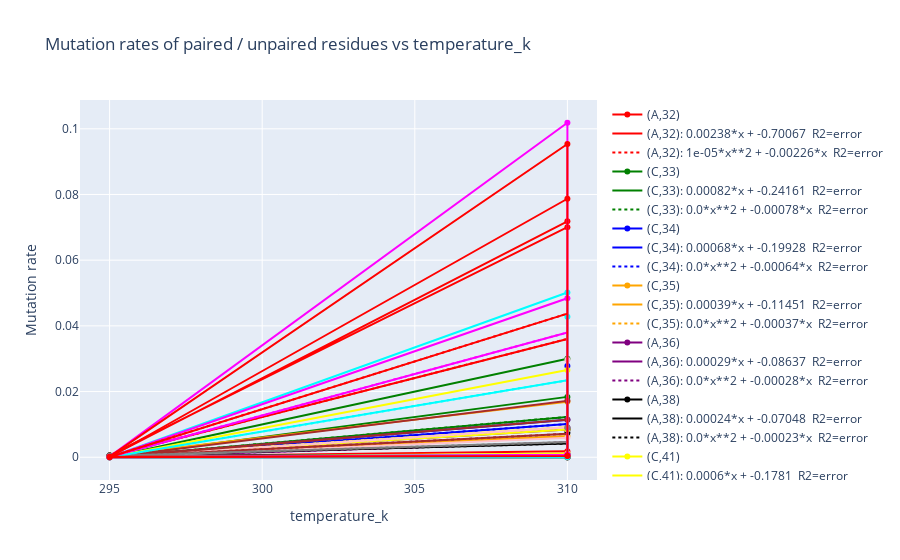

Notebook source saved alongside this figure:
### Code cell
out = study.exp_variable_across_samples(
                        construct=['3114-O-flank_1=hp7-DB'],
                        base_index=list(range(19,42)), 
                        base_type=['A','C'],
                        savefile='test.html', 
                        experimental_variable='temperature_k',
                        models=['lambda x, a, b: a*x + b', 'lambda x, a, b: a*x**2 + b*x'],
                        auto_open=False)

### Figure 1 — Plotly figure (JSON) as saved in the notebook; plotly's stock layout.template omitted (floating-point values rounded to 4 significant figures; data arrays with more than 128 entries replaced by an {"elided": "..."} marker saying what was removed)
{"data": [{"hovertemplate": "<b>base: %{text[0]}<br><b>mut_rates: %{text[1]}<br><b>sample: %{text[2]}<br><b>temperature_k: %{text[3]}<br><b>paired: %{text[4]}<br>", "line": {"color": "red"}, "marker": {"symbol": [0, 0, 0, 0, 0, 0, 0, 0, 0, 0, 0, 0, 0, 0, 0, 0, 0, 0, 100, 100, 100, 100, 100, 100, 100, 100, 100, 100, 100, 100, 100, 100, 100, 100, 100, 100, 100, 100, 100, 100, 100, 100, 0, 0, 0, 0, 0, 0, 0, 0, 0, 0, 0, 0, 0, 0, 0, 0, 0, 0, 0, 0, 0, 0, 0, 0, 0, 0, 0, 0, 0, 0, 100, 100, 100, 100, 100, 100]}, "mode": "lines+markers", "name": "(A,32)", "text": {"elided": "78x5 mixed values"}, "type": "scatter", "x": [310, 295, 310, 310, 295, 310], "y": [0.07004, 0.0005708, 0.0003894, 0.001841, 0.0001881, 0.07183]}, {"line": {"color": "red", "dash": "solid"}, "mode": "lines", "name": "(A,32): 0.00238*x + -0.70067\n R2=error", "type": "scatter", "x": [295, 295, 310, 310, 310, 310], "y": [0.0003794, 0.0003794, 0.03603, 0.03603, 0.03603, 0.03603]}, {"line": {"color": "red", "dash": "dot"}, "mode": "lines", "name": "(A,32): 1e-05*x**2 + -0.00226*x\n R2=error", "type": "scatter", "x": [295, 295, 310, 310, 310, 310], "y": [0.0003794, 0.0003794, 0.03603, 0.03603, 0.03603, 0.03603]}, {"hovertemplate": "<b>base: %{text[0]}<br><b>mut_rates: %{text[1]}<br><b>sample: %{text[2]}<br><b>temperature_k: %{text[3]}<br><b>paired: %{text[4]}<br>", "line": {"color": "green"}, "marker": {"symbol": [0, 0, 0, 0, 0, 0, 0, 0, 0, 0, 0, 0, 0, 0, 0, 0, 0, 0, 100, 100, 100, 100, 100, 100, 100, 100, 100, 100, 100, 100, 100, 100, 100, 100, 100, 100, 100, 100, 100, 100, 100, 100, 0, 0, 0, 0, 0, 0, 0, 0, 0, 0, 0, 0, 0, 0, 0, 0, 0, 0, 0, 0, 0, 0, 0, 0, 0, 0, 0, 0, 0, 0, 100, 100, 100, 100, 100, 100]}, "mode": "lines+markers", "name": "(C,33)", "text": {"elided": "78x5 mixed values"}, "type": "scatter", "x": [310, 295, 310, 310, 310, 295], "y": [0.01838, 0, 0.02998, 0.0007788, 0, 0]}, {"line": {"color": "green", "dash": "solid"}, "mode": "lines", "name": "(C,33): 0.00082*x + -0.24161\n R2=error", "type": "scatter", "x": [295, 295, 310, 310, 310, 310], "y": [0, 0, 0.01229, 0.01229, 0.01229, 0.01229]}, {"line": {"color": "green", "dash": "dot"}, "mode": "lines", "name": "(C,33): 0.0*x**2 + -0.00078*x\n R2=error", "type": "scatter", "x": [295, 295, 310, 310, 310, 310], "y": [1.388e-16, 1.388e-16, 0.01229, 0.01229, 0.01229, 0.01229]}, {"hovertemplate": "<b>base: %{text[0]}<br><b>mut_rates: %{text[1]}<br><b>sample: %{text[2]}<br><b>temperature_k: %{text[3]}<br><b>paired: %{text[4]}<br>", "line": {"color": "blue"}, "marker": {"symbol": [0, 0, 0, 0, 0, 0, 0, 0, 0, 0, 0, 0, 0, 0, 0, 0, 0, 0, 100, 100, 100, 100, 100, 100, 100, 100, 100, 100, 100, 100, 100, 100, 100, 100, 100, 100, 100, 100, 100, 100, 100, 100, 0, 0, 0, 0, 0, 0, 0, 0, 0, 0, 0, 0, 0, 0, 0, 0, 0, 0, 0, 0, 0, 0, 0, 0, 0, 0, 0, 0, 0, 0, 100, 100, 100, 100, 100, 100]}, "mode": "lines+markers", "name": "(C,34)", "text": {"elided": "78x5 mixed values"}, "type": "scatter", "x": [295, 310, 310, 310, 295, 310], "y": [0, 0.0003894, 0.0278, 0.01143, 0, 0.0009204]}, {"line": {"color": "blue", "dash": "solid"}, "mode": "lines", "name": "(C,34): 0.00068*x + -0.19928\n R2=error", "type": "scatter", "x": [295, 295, 310, 310, 310, 310], "y": [0, 0, 0.01013, 0.01013, 0.01013, 0.01013]}, {"line": {"color": "blue", "dash": "dot"}, "mode": "lines", "name": "(C,34): 0.0*x**2 + -0.00064*x\n R2=error", "type": "scatter", "x": [295, 295, 310, 310, 310, 310], "y": [5.274e-16, 5.274e-16, 0.01013, 0.01013, 0.01013, 0.01013]}, {"hovertemplate": "<b>base: %{text[0]}<br><b>mut_rates: %{text[1]}<br><b>sample: %{text[2]}<br><b>temperature_k: %{text[3]}<br><b>paired: %{text[4]}<br>", "line": {"color": "orange"}, "marker": {"symbol": [0, 0, 0, 0, 0, 0, 0, 0, 0, 0, 0, 0, 0, 0, 0, 0, 0, 0, 100, 100, 100, 100, 100, 100, 100, 100, 100, 100, 100, 100, 100, 100, 100, 100, 100, 100, 100, 100, 100, 100, 100, 100, 0, 0, 0, 0, 0, 0, 0, 0, 0, 0, 0, 0, 0, 0, 0, 0, 0, 0, 0, 0, 0, 0, 0, 0, 0, 0, 0, 0, 0, 0, 100, 100, 100, 100, 100, 100]}, "mode": "lines+markers", "name": "(C,35)", "text": {"elided": "78x5 mixed values"}, "type": "scatter", "x": [295, 310, 295, 310, 310, 310], "y": [0, 0.006458, 0.0005708, 0.01686, 0, 0.001168]}, {"line": {"color": "orange", "dash": "solid"}, "mode": "lines", "name": "(C,35): 0.00039*x + -0.11451\n R2=error", "type": "scatter", "x": [295, 295, 310, 310, 310, 310], "y": [0.0002854, 0.0002854, 0.006123, 0.006123, 0.006123, 0.006123]}, {"line": {"color": "orange", "dash": "dot"}, "mode": "lines", "name": "(C,35): 0.0*x**2 + -0.00037*x\n R2=error", "type": "scatter", "x": [295, 295, 310, 310, 310, 310], "y": [0.0002854, 0.0002854, 0.006123, 0.006123, 0.006123, 0.006123]}, {"hovertemplate": "<b>base: %{text[0]}<br><b>mut_rates: %{text[1]}<br><b>sample: %{text[2]}<br><b>temperature_k: %{text[3]}<br><b>paired: %{text[4]}<br>", "line": {"color": "purple"}, "marker": {"symbol": [0, 0, 0, 0, 0, 0, 0, 0, 0, 0, 0, 0, 0, 0, 0, 0, 0, 0, 100, 100, 100, 100, 100, 100, 100, 100, 100, 100, 100, 100, 100, 100, 100, 100, 100, 100, 100, 100, 100, 100, 100, 100, 0, 0, 0, 0, 0, 0, 0, 0, 0, 0, 0, 0, 0, 0, 0, 0, 0, 0, 0, 0, 0, 0, 0, 0, 0, 0, 0, 0, 0, 0, 100, 100, 100, 100, 100, 100]}, "mode": "lines+markers", "name": "(A,36)", "text": {"elided": "78x5 mixed values"}, "type": "scatter", "x": [310, 310, 310, 295, 310, 295], "y": [0.009057, 0.0004602, 0.008445, 0.000188, 0, 0]}, {"line": {"color": "purple", "dash": "solid"}, "mode": "lines", "name": "(A,36): 0.00029*x + -0.08637\n R2=error", "type": "scatter", "x": [295, 295, 310, 310, 310, 310], "y": [9.402e-05, 9.402e-05, 0.004491, 0.004491, 0.004491, 0.004491]}, {"line": {"color": "purple", "dash": "dot"}, "mode": "lines", "name": "(A,36): 0.0*x**2 + -0.00028*x\n R2=error", "type": "scatter", "x": [295, 295, 310, 310, 310, 310], "y": [9.402e-05, 9.402e-05, 0.004491, 0.004491, 0.004491, 0.004491]}, {"hovertemplate": "<b>base: %{text[0]}<br><b>mut_rates: %{text[1]}<br><b>sample: %{text[2]}<br><b>temperature_k: %{text[3]}<br><b>paired: %{text[4]}<br>", "line": {"color": "black"}, "marker": {"symbol": [0, 0, 0, 0, 0, 0, 0, 0, 0, 0, 0, 0, 0, 0, 0, 0, 0, 0, 100, 100, 100, 100, 100, 100, 100, 100, 100, 100, 100, 100, 100, 100, 100, 100, 100, 100, 100, 100, 100, 100, 100, 100, 0, 0, 0, 0, 0, 0, 0, 0, 0, 0, 0, 0, 0, 0, 0, 0, 0, 0, 0, 0, 0, 0, 0, 0, 0, 0, 0, 0, 0, 0, 100, 100, 100, 100, 100, 100]}, "mode": "lines+markers", "name": "(A,38)", "text": {"elided": "78x5 mixed values"}, "type": "scatter", "x": [295, 295, 310, 310, 310, 310], "y": [0.0005708, 0.0005641, 0.0007788, 0.008445, 0, 0.007495]}, {"line": {"color": "black", "dash": "solid"}, "mode": "lines", "name": "(A,38): 0.00024*x + -0.07048\n R2=error", "type": "scatter", "x": [295, 295, 310, 310, 310, 310], "y": [0.0005674, 0.0005674, 0.00418, 0.00418, 0.00418, 0.00418]}, {"line": {"color": "black", "dash": "dot"}, "mode": "lines", "name": "(A,38): 0.0*x**2 + -0.00023*x\n R2=error", "type": "scatter", "x": [295, 295, 310, 310, 310, 310], "y": [0.0005674, 0.0005674, 0.00418, 0.00418, 0.00418, 0.00418]}, {"hovertemplate": "<b>base: %{text[0]}<br><b>mut_rates: %{text[1]}<br><b>sample: %{text[2]}<br><b>temperature_k: %{text[3]}<br><b>paired: %{text[4]}<br>", "line": {"color": "yellow"}, "marker": {"symbol": [0, 0, 0, 0, 0, 0, 0, 0, 0, 0, 0, 0, 0, 0, 0, 0, 0, 0, 100, 100, 100, 100, 100, 100, 100, 100, 100, 100, 100, 100, 100, 100, 100, 100, 100, 100, 100, 100, 100, 100, 100, 100, 0, 0, 0, 0, 0, 0, 0, 0, 0, 0, 0, 0, 0, 0, 0, 0, 0, 0, 0, 0, 0, 0, 0, 0, 0, 0, 0, 0, 0, 0, 100, 100, 100, 100, 100, 100]}, "mode": "lines+markers", "name": "(C,41)", "text": {"elided": "78x5 mixed values"}, "type": "scatter", "x": [310, 295, 310, 310, 295, 310], "y": [0.0004602, 0.000188, 0.008445, 0.02655, 0, 0.001168]}, {"line": {"color": "yellow", "dash": "solid"}, "mode": "lines", "name": "(C,41): 0.0006*x + -0.1781\n R2=error", "type": "scatter", "x": [295, 295, 310, 310, 310, 310], "y": [9.402e-05, 9.402e-05, 0.009155, 0.009155, 0.009155, 0.009155]}, {"line": {"color": "yellow", "dash": "dot"}, "mode": "lines", "name": "(C,41): 0.0*x**2 + -0.00057*x\n R2=error", "type": "scatter", "x": [295, 295, 310, 310, 310, 310], "y": [9.402e-05, 9.402e-05, 0.009155, 0.009155, 0.009155, 0.009155]}, {"hovertemplate": "<b>base: %{text[0]}<br><b>mut_rates: %{text[1]}<br><b>sample: %{text[2]}<br><b>temperature_k: %{text[3]}<br><b>paired: %{text[4]}<br>", "line": {"color": "pink"}, "marker": {"symbol": [0, 0, 0, 0, 0, 0, 0, 0, 0, 0, 0, 0, 0, 0, 0, 0, 0, 0, 100, 100, 100, 100, 100, 100, 100, 100, 100, 100, 100, 100, 100, 100, 100, 100, 100, 100, 100, 100, 100, 100, 100, 100, 0, 0, 0, 0, 0, 0, 0, 0, 0, 0, 0, 0, 0, 0, 0, 0, 0, 0, 0, 0, 0, 0, 0, 0, 0, 0, 0, 0, 0, 0, 100, 100, 100, 100, 100, 100]}, "mode": "lines+markers", "name": "(C,20)", "text": {"elided": "78x5 mixed values"}, "type": "scatter", "x": [310, 310, 295, 310, 310, 295], "y": [0.02967, 0.0003897, 0, 0.0004602, 0.005961, 0]}, {"line": {"color": "pink", "dash": "solid"}, "mode": "lines", "name": "(C,20): 0.00061*x + -0.17936\n R2=error", "type": "scatter", "x": [295, 295, 310, 310, 310, 310], "y": [-2.776e-17, -2.776e-17, 0.00912, 0.00912, 0.00912, 0.00912]}, {"line": {"color": "pink", "dash": "dot"}, "mode": "lines", "name": "(C,20): 0.0*x**2 + -0.00058*x\n R2=error", "type": "scatter", "x": [295, 295, 310, 310, 310, 310], "y": [-9.992e-16, -9.992e-16, 0.00912, 0.00912, 0.00912, 0.00912]}, {"hovertemplate": "<b>base: %{text[0]}<br><b>mut_rates: %{text[1]}<br><b>sample: %{text[2]}<br><b>temperature_k: %{text[3]}<br><b>paired: %{text[4]}<br>", "line": {"color": "brown"}, "marker": {"symbol": [0, 0, 0, 0, 0, 0, 0, 0, 0, 0, 0, 0, 0, 0, 0, 0, 0, 0, 100, 100, 100, 100, 100, 100, 100, 100, 100, 100, 100, 100, 100, 100, 100, 100, 100, 100, 100, 100, 100, 100, 100, 100, 0, 0, 0, 0, 0, 0, 0, 0, 0, 0, 0, 0, 0, 0, 0, 0, 0, 0, 0, 0, 0, 0, 0, 0, 0, 0, 0, 0, 0, 0, 100, 100, 100, 100, 100, 100]}, "mode": "lines+markers", "name": "(A,21)", "text": {"elided": "78x5 mixed values"}, "type": "scatter", "x": [310, 310, 310, 295, 310, 295], "y": [0, 0, 0.01718, 0, 0.01143, 0.0001881]}, {"line": {"color": "brown", "dash": "solid"}, "mode": "lines", "name": "(A,21): 0.00047*x + -0.13868\n R2=error", "type": "scatter", "x": [295, 295, 310, 310, 310, 310], "y": [9.408e-05, 9.408e-05, 0.007151, 0.007151, 0.007151, 0.007151]}, {"line": {"color": "brown", "dash": "dot"}, "mode": "lines", "name": "(A,21): 0.0*x**2 + -0.00045*x\n R2=error", "type": "scatter", "x": [295, 295, 310, 310, 310, 310], "y": [9.407e-05, 9.407e-05, 0.007151, 0.007151, 0.007151, 0.007151]}, {"hovertemplate": "<b>base: %{text[0]}<br><b>mut_rates: %{text[1]}<br><b>sample: %{text[2]}<br><b>temperature_k: %{text[3]}<br><b>paired: %{text[4]}<br>", "line": {"color": "grey"}, "marker": {"symbol": [0, 0, 0, 0, 0, 0, 0, 0, 0, 0, 0, 0, 0, 0, 0, 0, 0, 0, 100, 100, 100, 100, 100, 100, 100, 100, 100, 100, 100, 100, 100, 100, 100, 100, 100, 100, 100, 100, 100, 100, 100, 100, 0, 0, 0, 0, 0, 0, 0, 0, 0, 0, 0, 0, 0, 0, 0, 0, 0, 0, 0, 0, 0, 0, 0, 0, 0, 0, 0, 0, 0, 0, 100, 100, 100, 100, 100, 100]}, "mode": "lines+markers", "name": "(A,23)", "text": {"elided": "78x5 mixed values"}, "type": "scatter", "x": [310, 295, 295, 310, 310, 310], "y": [0, 0.0001881, 0.0005708, 0.0004602, 0.009057, 0.008942]}, {"line": {"color": "grey", "dash": "solid"}, "mode": "lines", "name": "(A,23): 0.00028*x + -0.08291\n R2=error", "type": "scatter", "x": [295, 295, 310, 310, 310, 310], "y": [0.0003795, 0.0003795, 0.004615, 0.004615, 0.004615, 0.004615]}, {"line": {"color": "grey", "dash": "dot"}, "mode": "lines", "name": "(A,23): 0.0*x**2 + -0.00027*x\n R2=error", "type": "scatter", "x": [295, 295, 310, 310, 310, 310], "y": [0.0003795, 0.0003795, 0.004615, 0.004615, 0.004615, 0.004615]}, {"hovertemplate": "<b>base: %{text[0]}<br><b>mut_rates: %{text[1]}<br><b>sample: %{text[2]}<br><b>temperature_k: %{text[3]}<br><b>paired: %{text[4]}<br>", "line": {"color": "cyan"}, "marker": {"symbol": [0, 0, 0, 0, 0, 0, 0, 0, 0, 0, 0, 0, 0, 0, 0, 0, 0, 0, 100, 100, 100, 100, 100, 100, 100, 100, 100, 100, 100, 100, 100, 100, 100, 100, 100, 100, 100, 100, 100, 100, 100, 100, 0, 0, 0, 0, 0, 0, 0, 0, 0, 0, 0, 0, 0, 0, 0, 0, 0, 0, 0, 0, 0, 0, 0, 0, 0, 0, 0, 0, 0, 0, 100, 100, 100, 100, 100, 100]}, "mode": "lines+markers", "name": "(A,26)", "text": {"elided": "78x5 mixed values"}, "type": "scatter", "x": [295, 310, 310, 295, 310, 310], "y": [0, 0, 0.05017, 0, 0.0007791, 0.04279]}, {"line": {"color": "cyan", "dash": "solid"}, "mode": "lines", "name": "(A,26): 0.00156*x + -0.46088\n R2=error", "type": "scatter", "x": [295, 295, 310, 310, 310, 310], "y": [0, 0, 0.02343, 0.02343, 0.02343, 0.02343]}, {"line": {"color": "cyan", "dash": "dot"}, "mode": "lines", "name": "(A,26): 1e-05*x**2 + -0.00149*x\n R2=error", "type": "scatter", "x": [295, 295, 310, 310, 310, 310], "y": [5.551e-17, 5.551e-17, 0.02343, 0.02343, 0.02343, 0.02343]}, {"hovertemplate": "<b>base: %{text[0]}<br><b>mut_rates: %{text[1]}<br><b>sample: %{text[2]}<br><b>temperature_k: %{text[3]}<br><b>paired: %{text[4]}<br>", "line": {"color": "magenta"}, "marker": {"symbol": [0, 0, 0, 0, 0, 0, 0, 0, 0, 0, 0, 0, 0, 0, 0, 0, 0, 0, 100, 100, 100, 100, 100, 100, 100, 100, 100, 100, 100, 100, 100, 100, 100, 100, 100, 100, 100, 100, 100, 100, 100, 100, 0, 0, 0, 0, 0, 0, 0, 0, 0, 0, 0, 0, 0, 0, 0, 0, 0, 0, 0, 0, 0, 0, 0, 0, 0, 0, 0, 0, 0, 0, 100, 100, 100, 100, 100, 100]}, "mode": "lines+markers", "name": "(A,29)", "text": {"elided": "78x5 mixed values"}, "type": "scatter", "x": [310, 295, 310, 310, 310, 295], "y": [0.0007791, 0, 0.04841, 0.0009204, 0.1018, 0.0001881]}, {"line": {"color": "magenta", "dash": "solid"}, "mode": "lines", "name": "(A,29): 0.00253*x + -0.74512\n R2=error", "type": "scatter", "x": [295, 295, 310, 310, 310, 310], "y": [9.404e-05, 9.404e-05, 0.03799, 0.03799, 0.03799, 0.03799]}, {"line": {"color": "magenta", "dash": "dot"}, "mode": "lines", "name": "(A,29): 1e-05*x**2 + -0.0024*x\n R2=error", "type": "scatter", "x": [295, 295, 310, 310, 310, 310], "y": [9.404e-05, 9.404e-05, 0.03799, 0.03799, 0.03799, 0.03799]}, {"hovertemplate": "<b>base: %{text[0]}<br><b>mut_rates: %{text[1]}<br><b>sample: %{text[2]}<br><b>temperature_k: %{text[3]}<br><b>paired: %{text[4]}<br>", "line": {"color": "red"}, "marker": {"symbol": [0, 0, 0, 0, 0, 0, 0, 0, 0, 0, 0, 0, 0, 0, 0, 0, 0, 0, 100, 100, 100, 100, 100, 100, 100, 100, 100, 100, 100, 100, 100, 100, 100, 100, 100, 100, 100, 100, 100, 100, 100, 100, 0, 0, 0, 0, 0, 0, 0, 0, 0, 0, 0, 0, 0, 0, 0, 0, 0, 0, 0, 0, 0, 0, 0, 0, 0, 0, 0, 0, 0, 0, 100, 100, 100, 100, 100, 100]}, "mode": "lines+markers", "name": "(C,31)", "text": {"elided": "78x5 mixed values"}, "type": "scatter", "x": [310, 295, 310, 295, 310, 310], "y": [0.0787, 0, 0.0003894, 0.0001881, 0.09538, 0.0004602]}, {"line": {"color": "red", "dash": "solid"}, "mode": "lines", "name": "(C,31): 0.00291*x + -0.85813\n R2=error", "type": "scatter", "x": [295, 295, 310, 310, 310, 310], "y": [9.404e-05, 9.404e-05, 0.04373, 0.04373, 0.04373, 0.04373]}, {"line": {"color": "red", "dash": "dot"}, "mode": "lines", "name": "(C,31): 1e-05*x**2 + -0.00277*x\n R2=error", "type": "scatter", "x": [295, 295, 310, 310, 310, 310], "y": [9.404e-05, 9.404e-05, 0.04373, 0.04373, 0.04373, 0.04373]}], "layout": {"title": {"text": "Mutation rates of paired / unpaired residues vs temperature_k"}, "xaxis": {"ticklen": 5, "title": {"text": "temperature_k"}, "zeroline": false}, "yaxis": {"ticklen": 5, "title": {"text": "Mutation rate "}, "zeroline": false}}}
